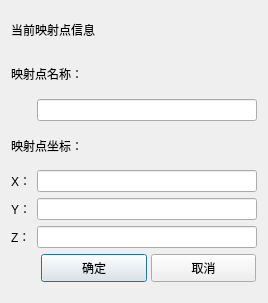
<?xml version="1.0" encoding="UTF-8"?>
<ui version="4.0">
 <class>Dialog_pointinfo</class>
 <widget class="QDialog" name="Dialog_pointinfo">
  <property name="geometry">
   <rect>
    <x>0</x>
    <y>0</y>
    <width>268</width>
    <height>303</height>
   </rect>
  </property>
  <property name="windowTitle">
   <string>Dialog</string>
  </property>
  <layout class="QGridLayout" name="gridLayout">
   <item row="5" column="0">
    <widget class="QLabel" name="label_2">
     <property name="text">
      <string>Y：</string>
     </property>
    </widget>
   </item>
   <item row="6" column="1">
    <widget class="QLineEdit" name="lineEdit_zi"/>
   </item>
   <item row="4" column="0">
    <widget class="QLabel" name="label">
     <property name="text">
      <string>X：</string>
     </property>
    </widget>
   </item>
   <item row="6" column="0">
    <widget class="QLabel" name="label_3">
     <property name="text">
      <string>Z：</string>
     </property>
    </widget>
   </item>
   <item row="4" column="1">
    <widget class="QLineEdit" name="lineEdit_xi"/>
   </item>
   <item row="0" column="0" colspan="2">
    <widget class="QLabel" name="label_4">
     <property name="text">
      <string>当前映射点信息</string>
     </property>
    </widget>
   </item>
   <item row="1" column="0" colspan="2">
    <widget class="QLabel" name="label_7">
     <property name="text">
      <string>映射点名称：</string>
     </property>
    </widget>
   </item>
   <item row="3" column="0" colspan="2">
    <widget class="QLabel" name="label_xyzi">
     <property name="text">
      <string>映射点坐标：</string>
     </property>
    </widget>
   </item>
   <item row="5" column="1">
    <widget class="QLineEdit" name="lineEdit_yi"/>
   </item>
   <item row="2" column="1">
    <widget class="QLineEdit" name="lineEdit_note">
     <property name="readOnly">
      <bool>false</bool>
     </property>
    </widget>
   </item>
   <item row="7" column="0" colspan="2">
    <widget class="QWidget" name="widget" native="true">
     <widget class="QPushButton" name="btn_OK">
      <property name="geometry">
       <rect>
        <x>30</x>
        <y>0</y>
        <width>106</width>
        <height>28</height>
       </rect>
      </property>
      <property name="text">
       <string>确定</string>
      </property>
     </widget>
     <widget class="QPushButton" name="btn_CANCEL">
      <property name="geometry">
       <rect>
        <x>140</x>
        <y>0</y>
        <width>105</width>
        <height>28</height>
       </rect>
      </property>
      <property name="text">
       <string>取消</string>
      </property>
     </widget>
    </widget>
   </item>
  </layout>
 </widget>
 <resources/>
 <connections/>
</ui>
